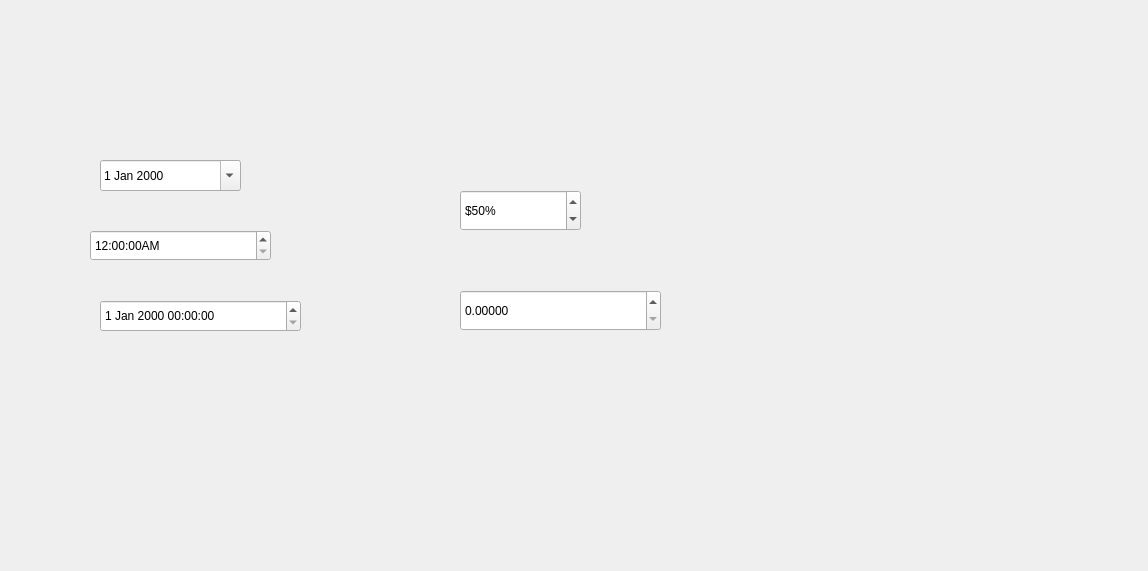
<?xml version="1.0" encoding="UTF-8"?>
<ui version="4.0">
 <class>MyWidget</class>
 <widget class="QWidget" name="MyWidget">
  <property name="geometry">
   <rect>
    <x>0</x>
    <y>0</y>
    <width>1148</width>
    <height>571</height>
   </rect>
  </property>
  <property name="windowTitle">
   <string>MyWidget</string>
  </property>
  <widget class="QTimeEdit" name="timeEdit">
   <property name="geometry">
    <rect>
     <x>90</x>
     <y>230</y>
     <width>181</width>
     <height>31</height>
    </rect>
   </property>
   <property name="displayFormat">
    <string>h:mm:ssA</string>
   </property>
  </widget>
  <widget class="QDateTimeEdit" name="dateTimeEdit">
   <property name="geometry">
    <rect>
     <x>100</x>
     <y>300</y>
     <width>201</width>
     <height>32</height>
    </rect>
   </property>
  </widget>
  <widget class="QDateEdit" name="dateEdit">
   <property name="geometry">
    <rect>
     <x>100</x>
     <y>160</y>
     <width>141</width>
     <height>31</height>
    </rect>
   </property>
   <property name="calendarPopup">
    <bool>true</bool>
   </property>
  </widget>
  <widget class="QSpinBox" name="spinBox">
   <property name="geometry">
    <rect>
     <x>460</x>
     <y>190</y>
     <width>121</width>
     <height>41</height>
    </rect>
   </property>
   <property name="suffix">
    <string>%</string>
   </property>
   <property name="prefix">
    <string>$</string>
   </property>
   <property name="maximum">
    <number>50000</number>
   </property>
   <property name="singleStep">
    <number>50</number>
   </property>
   <property name="value">
    <number>50</number>
   </property>
  </widget>
  <widget class="QDoubleSpinBox" name="doubleSpinBox">
   <property name="geometry">
    <rect>
     <x>460</x>
     <y>290</y>
     <width>201</width>
     <height>41</height>
    </rect>
   </property>
   <property name="decimals">
    <number>5</number>
   </property>
  </widget>
 </widget>
 <layoutdefault spacing="6" margin="11"/>
 <resources/>
 <connections/>
</ui>
